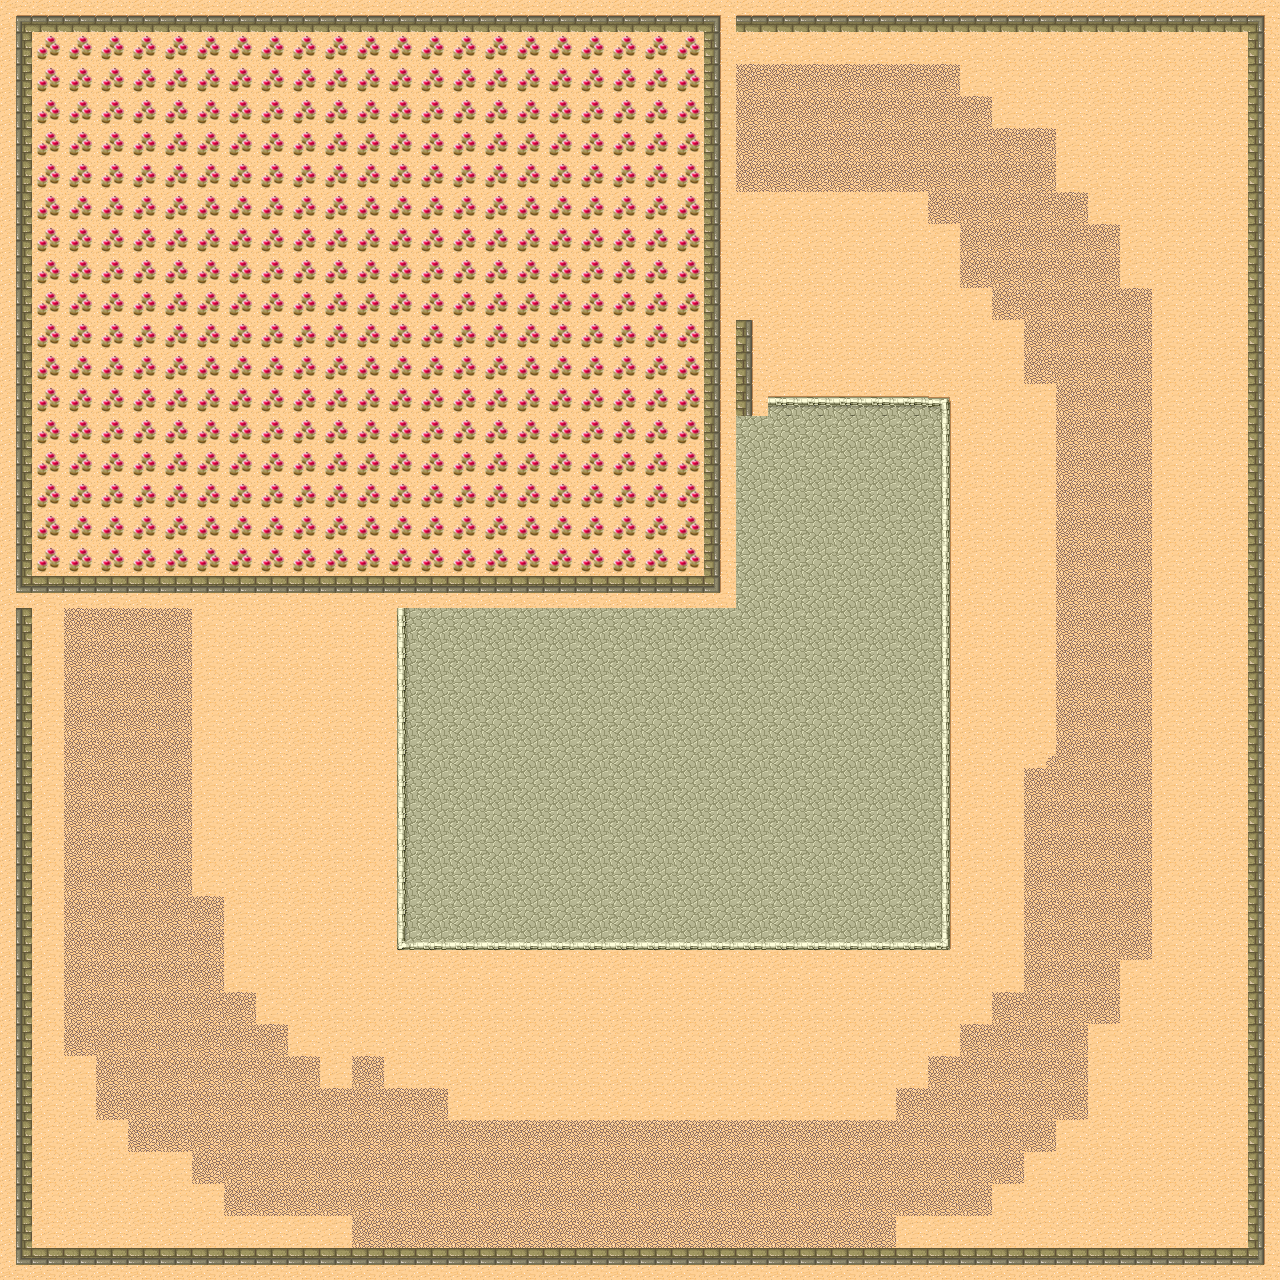

The image is a tile-based game level rendered from a .tmx file. Its description and source (layers, tilesets, objects; grid data summarised) follow:
An orthogonal 40x40 tile map with 32x32 px tiles, 5 tile layers (Ground, RedPellets, PurplePellets, YellowPellets, ...), 2 tilesets.

<map version="1.0" orientation="orthogonal" width="40" height="40" tilewidth="32" tileheight="32">
 <tileset firstgid="1" name="Desert" tilewidth="32" tileheight="32" spacing="1" margin="1">
  <image source="tmw_desert_spacing.png" width="265" height="199" />
  <tile id="0">
   <properties>
    <property name="Obstacle" value="1" />
   </properties>
  </tile>
  <tile id="1">
   <properties>
    <property name="Obstacle" value="1" />
   </properties>
  </tile>
  <tile id="2">
   <properties>
    <property name="Obstacle" value="1" />
   </properties>
  </tile>
  <tile id="8">
   <properties>
    <property name="Obstacle" value="1" />
   </properties>
  </tile>
  <tile id="10">
   <properties>
    <property name="Obstacle" value="1" />
   </properties>
  </tile>
  <tile id="16">
   <properties>
    <property name="Obstacle" value="1" />
   </properties>
  </tile>
  <tile id="17">
   <properties>
    <property name="Obstacle" value="1" />
   </properties>
  </tile>
  <tile id="18">
   <properties>
    <property name="Obstacle" value="1" />
   </properties>
  </tile>
  <tile id="30">
   <properties>
    <property name="bluefood" value="2" />
    <property name="greenfood" value="3" />
    <property name="redfood" value="1" />
   </properties>
  </tile>
  <tile id="38">
   <properties>
    <property name="Creatercolour" value="1" />
   </properties>
  </tile>
 </tileset>
 <tileset firstgid="49" name="test" tilewidth="32" tileheight="32">
  <image source="test.png" width="96" height="96" />
  <tile id="0">
   <properties>
    <property name="GreenFood" value="1" />
   </properties>
  </tile>
  <tile id="1">
   <properties>
    <property name="RedFood" value="1" />
   </properties>
  </tile>
  <tile id="2">
   <properties>
    <property name="BlueFood" value="1" />
   </properties>
  </tile>
  <tile id="3">
   <properties>
    <property name="GreenFood" value="2" />
   </properties>
  </tile>
  <tile id="4">
   <properties>
    <property name="RedFood" value="2" />
   </properties>
  </tile>
  <tile id="5">
   <properties>
    <property name="BlueFood" value="2" />
   </properties>
  </tile>
  <tile id="6">
   <properties>
    <property name="GreenFood" value="3" />
   </properties>
  </tile>
  <tile id="7">
   <properties>
    <property name="RedFood" value="3" />
   </properties>
  </tile>
  <tile id="8">
   <properties>
    <property name="BlueFood" value="3" />
   </properties>
  </tile>
 </tileset>
 <layer name="Ground" width="40" height="40">
  <data>[1600 cells, 1600 non-empty, 19 distinct tile ids]</data>
 </layer>
 <layer name="RedPellets" width="40" height="40">
  <data>[1600 cells, 357 non-empty, 1 distinct tile ids]</data>
 </layer>
 <layer name="PurplePellets" width="40" height="40">
  <data>[1600 cells, 0 non-empty, 0 distinct tile ids]</data>
 </layer>
 <layer name="YellowPellets" width="40" height="40">
  <data>[1600 cells, 0 non-empty, 0 distinct tile ids]</data>
 </layer>
 <layer name="Creatures" width="40" height="40">
  <data>[1600 cells, 0 non-empty, 0 distinct tile ids]</data>
 </layer>
</map>
